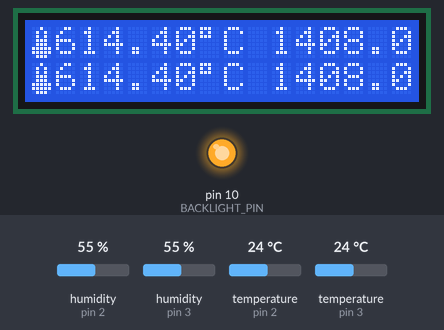
The sketch below on a simulated Arduino Uno, built with avr-gcc and run on an emulated ATmega328P. On the bench: 16×2 character LCD, output pins drawn as LEDs (lit = HIGH). Wiring (inferred from the names in the program): 2 × DHT11 sensor: data pin 2 / data pin 3. The test bench sets the inputs (shaded band); at power-on: humidity (sensors on pin 2, pin 3) 55 %, temperature (sensors on pin 2, pin 3) 24 °C. What the sketch prints to the serial monitor is not drawn.

Above: at 1.2 s.
1.3 s: humidity (sensor on pin 2) set to 42 %
At 4.2 s:
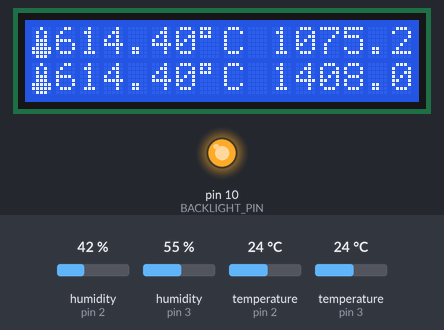
4.7 s: humidity (sensor on pin 2) set to 38 %
At 6.2 s:
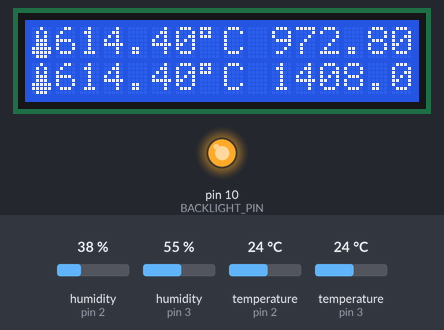
8.1 s: humidity (sensor on pin 3) set to 41 %
At 9.3 s:
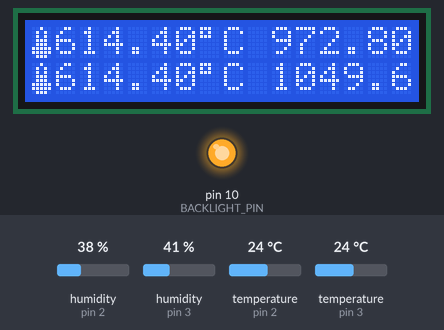
11.5 s: humidity (sensor on pin 3) set to 38 %
At 14.4 s:
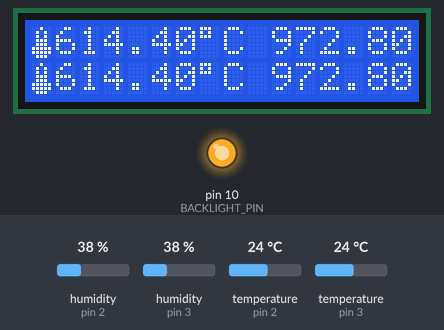
14.9 s: temperature (sensor on pin 2) set to 4.3 °C
At 16.3 s:
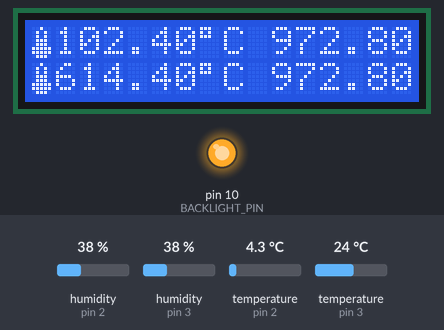
18.3 s: temperature (sensor on pin 2) set to 3.7 °C
At 19.5 s:
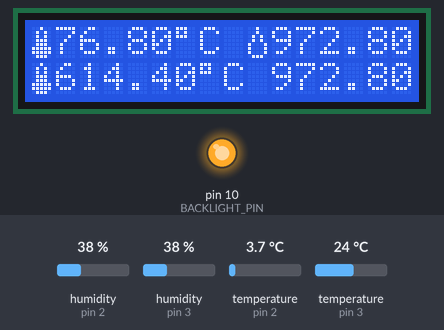
Timing chart, 0 to 21.3 s (numbered marks = the images above; inputs shaded):
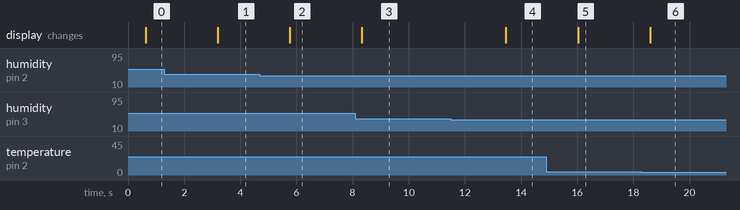

The sketch:

sketch.ino
```cpp
// (licence header left out)
#include "DHT.h"
#include "display.h"

#define DHTTYPE DHT22   // DHT 22  (AM2302), AM2321
#define DHT1  1
#define DHT2  2
#define DHT1PIN  2
#define DHT2PIN  3

#define NO    0
#define YES   1

//Temperatue limits in degrees Celsius
#define T1_MAX  -18
#define T1_MIN  -30
#define T2_MAX    4
#define T2_MIN   -2

//Humidity limits in percent
#define H1_MAX  40
#define H1_MIN  10
#define H2_MAX  40
#define H2_MIN  10

// initialize objects and variables

DHT dht1(DHT1PIN, DHTTYPE);
DHT dht2(DHT2PIN, DHTTYPE);

LCD_KEYPAD display;

int displayON = YES;

void setup()
{
   dht1.begin();
   dht2.begin();

   display.begin();

   Serial.begin(9600);
   Serial.println("# Temperaturea (T) & Humidity (H)");
}

void sendDataToDisplay(int sensor, float temp, float humidity)
{
   display.setCursor(0, sensor-1);
   display.write(byte(0));
   display.print(temp);
   display.print((char)223);
   display.print("C ");
   display.write(byte(1));
   display.setCursor(10, sensor-1);
   display.print(humidity);
   display.print("%");
}

void sendReadErrorMessages(int sensor)
{
   display.setCursor(0, sensor-1);
   display.print("DHT");
   display.print(sensor);
   display.print(" Read Failed!");

   Serial.print("**DHT");
   Serial.print(sensor);
   Serial.print(" read failure!**");

   if ( sensor == 1) Serial.print("  "); else Serial.println("");
}

void sendDataToSerial(int sensor, float temp, float humidity)
{
   Serial.print("T");
   Serial.print(sensor);
   Serial.print(":");
   Serial.print(temp);
   Serial.write(194);   //Ouput degrees symbol
   Serial.write(176);

   Serial.print("C");
   Serial.print("  H");
   Serial.print(sensor);
   Serial.print(":");
   Serial.print(humidity);
   Serial.print("%");
   Serial.print("   ");

   if ( sensor > 1)  Serial.println("");
}

void loop()
{
  // Reading temperature or humidity takes about 250 milliseconds!
  // Sensor readings may also be up to 2 seconds 'old' (its a very slow sensor)

  float h1 = dht1.readHumidity();
  float h2 = dht2.readHumidity();

  // Read temperature as Celsius (the default)
  float t1 = dht1.readTemperature();
  float t2 = dht2.readTemperature();

  // Check if read failed for DHT22 #1
  if (isnan(h1) || isnan(t1)) {
     sendReadErrorMessages(DHT1);
  } else {
     sendDataToDisplay(DHT1,t1,h1);
     sendDataToSerial(DHT1,t1,h1);
  }

  // Check if read failed for DHT22 #2
  if (isnan(h2) || isnan(t2)) {
     sendReadErrorMessages(DHT2);
  } else {
     sendDataToDisplay(DHT2,t2,h2);
     sendDataToSerial(DHT2,t2,h2);
  }

  delay(1000);

}
```

DHT.cpp
```cpp
// (licence header left out)
#include "DHT.h"

#define MIN_INTERVAL 2000

DHT::DHT(uint8_t pin, uint8_t type, uint8_t count) {
  _pin = pin;
  _type = type;
  #ifdef __AVR
    _bit = digitalPinToBitMask(pin);
    _port = digitalPinToPort(pin);
  #endif
  _maxcycles = microsecondsToClockCycles(1000);  // 1 millisecond timeout for
                                                 // reading pulses from DHT sensor.
  // Note that count is now ignored as the DHT reading algorithm adjusts itself
  // basd on the speed of the processor.
}

void DHT::begin(void) {
  // set up the pins!

  pinMode(_pin,INPUT);
  digitalWrite(_pin,HIGH);
//  pinMode(_pin, INPUT_PULLUP);
  // Using this value makes sure that millis() - lastreadtime will be
  // >= MIN_INTERVAL right away. Note that this assignment wraps around,
  // but so will the subtraction.
  _lastreadtime = -MIN_INTERVAL;
  DEBUG_PRINT("Max clock cycles: "); DEBUG_PRINTLN(_maxcycles, DEC);
}

//boolean S == Scale.  True == Fahrenheit; False == Celcius
float DHT::readTemperature(bool S, bool force) {
  float f = NAN;

  if (read(force)) {
    switch (_type) {
    case DHT11:
      f = data[2];
      if(S) {
        f = convertCtoF(f);
      }
      break;
    case DHT22:
    case DHT21:
      f = data[2] & 0x7F;
      f *= 256;
      f += data[3];
      f *= 0.1;
      if (data[2] & 0x80) {
        f *= -1;
      }
      if(S) {
        f = convertCtoF(f);
      }
      break;
    }
  }
  return f;
}

float DHT::convertCtoF(float c) {
  return c * 1.8 + 32;
}

float DHT::convertFtoC(float f) {
  return (f - 32) * 0.55555;
}

float DHT::readHumidity(bool force) {
  float f = NAN;
  if (read()) {
    switch (_type) {
    case DHT11:
      f = data[0];
      break;
    case DHT22:
    case DHT21:
      f = data[0];
      f *= 256;
      f += data[1];
      f *= 0.1;
      break;
    }
  }
  return f;
}

//boolean isFahrenheit: True == Fahrenheit; False == Celcius
float DHT::computeHeatIndex(float temperature, float percentHumidity, bool isFahrenheit) {
  // Using both Rothfusz and Steadman's equations
  // http://www.wpc.ncep.noaa.gov/html/heatindex_equation.shtml
  float hi;

  if (!isFahrenheit)
    temperature = convertCtoF(temperature);

  hi = 0.5 * (temperature + 61.0 + ((temperature - 68.0) * 1.2) + (percentHumidity * 0.094));

  if (hi > 79) {
    hi = -42.379 +
             2.04901523 * temperature +
            10.14333127 * percentHumidity +
            -0.22475541 * temperature*percentHumidity +
            -0.00683783 * pow(temperature, 2) +
            -0.05481717 * pow(percentHumidity, 2) +
             0.00122874 * pow(temperature, 2) * percentHumidity +
             0.00085282 * temperature*pow(percentHumidity, 2) +
            -0.00000199 * pow(temperature, 2) * pow(percentHumidity, 2);

    if((percentHumidity < 13) && (temperature >= 80.0) && (temperature <= 112.0))
      hi -= ((13.0 - percentHumidity) * 0.25) * sqrt((17.0 - abs(temperature - 95.0)) * 0.05882);

    else if((percentHumidity > 85.0) && (temperature >= 80.0) && (temperature <= 87.0))
      hi += ((percentHumidity - 85.0) * 0.1) * ((87.0 - temperature) * 0.2);
  }

  return isFahrenheit ? hi : convertFtoC(hi);
}

boolean DHT::read(bool force) {
  // Check if sensor was read less than two seconds ago and return early
  // to use last reading.
  uint32_t currenttime = millis();
  if (!force && ((currenttime - _lastreadtime) < 2000)) {
    return _lastresult; // return last correct measurement
  }
  _lastreadtime = currenttime;

  // Reset 40 bits of received data to zero.
  data[0] = data[1] = data[2] = data[3] = data[4] = 0;

  // Send start signal.  See DHT datasheet for full signal diagram:
  //   http://www.adafruit.com/datasheets/Digital%20humidity%20and%20temperature%20sensor%20AM2302.pdf

  // Go into high impedence state to let pull-up raise data line level and
  // start the reading process.
  digitalWrite(_pin, HIGH);
  delay(250);

  // First set data line low for 20 milliseconds.
  pinMode(_pin, OUTPUT);
  digitalWrite(_pin, LOW);
  delay(20);

  uint32_t cycles[80];
  {
    // Turn off interrupts temporarily because the next sections are timing critical
    // and we don't want any interruptions.
    InterruptLock lock;

    // End the start signal by setting data line high for 40 microseconds.
    digitalWrite(_pin, HIGH);
    delayMicroseconds(40);

    // Now start reading the data line to get the value from the DHT sensor.
    pinMode(_pin,INPUT);
    digitalWrite(_pin,HIGH);
//    pinMode(_pin, INPUT_PULLUP);
    delayMicroseconds(10);  // Delay a bit to let sensor pull data line low.

    // First expect a low signal for ~80 microseconds followed by a high signal
    // for ~80 microseconds again.
    if (expectPulse(LOW) == 0) {
      DEBUG_PRINTLN(F("Timeout waiting for start signal low pulse."));
      _lastresult = false;
      return _lastresult;
    }
    if (expectPulse(HIGH) == 0) {
      DEBUG_PRINTLN(F("Timeout waiting for start signal high pulse."));
      _lastresult = false;
      return _lastresult;
    }

    // Now read the 40 bits sent by the sensor.  Each bit is sent as a 50
    // microsecond low pulse followed by a variable length high pulse.  If the
    // high pulse is ~28 microseconds then it's a 0 and if it's ~70 microseconds
    // then it's a 1.  We measure the cycle count of the initial 50us low pulse
    // and use that to compare to the cycle count of the high pulse to determine
    // if the bit is a 0 (high state cycle count < low state cycle count), or a
    // 1 (high state cycle count > low state cycle count). Note that for speed all
    // the pulses are read into a array and then examined in a later step.
    for (int i=0; i<80; i+=2) {
      cycles[i]   = expectPulse(LOW);
      cycles[i+1] = expectPulse(HIGH);
    }
  } // Timing critical code is now complete.

  // Inspect pulses and determine which ones are 0 (high state cycle count < low
  // state cycle count), or 1 (high state cycle count > low state cycle count).
  for (int i=0; i<40; ++i) {
    uint32_t lowCycles  = cycles[2*i];
    uint32_t highCycles = cycles[2*i+1];
    if ((lowCycles == 0) || (highCycles == 0)) {
      DEBUG_PRINTLN(F("Timeout waiting for pulse."));
      _lastresult = false;
      return _lastresult;
    }
    data[i/8] <<= 1;
    // Now compare the low and high cycle times to see if the bit is a 0 or 1.
    if (highCycles > lowCycles) {
      // High cycles are greater than 50us low cycle count, must be a 1.
      data[i/8] |= 1;
    }
    // Else high cycles are less than (or equal to, a weird case) the 50us low
    // cycle count so this must be a zero.  Nothing needs to be changed in the
    // stored data.
  }

  DEBUG_PRINTLN(F("Received:"));
  DEBUG_PRINT(data[0], HEX); DEBUG_PRINT(F(", "));
  DEBUG_PRINT(data[1], HEX); DEBUG_PRINT(F(", "));
  DEBUG_PRINT(data[2], HEX); DEBUG_PRINT(F(", "));
  DEBUG_PRINT(data[3], HEX); DEBUG_PRINT(F(", "));
  DEBUG_PRINT(data[4], HEX); DEBUG_PRINT(F(" =? "));
  DEBUG_PRINTLN((data[0] + data[1] + data[2] + data[3]) & 0xFF, HEX);

  // Check we read 40 bits and that the checksum matches.
  if (data[4] == ((data[0] + data[1] + data[2] + data[3]) & 0xFF)) {
    _lastresult = true;
    return _lastresult;
  }
  else {
    DEBUG_PRINTLN(F("Checksum failure!"));
    _lastresult = false;
    return _lastresult;
  }
}

// Expect the signal line to be at the specified level for a period of time and
// return a count of loop cycles spent at that level (this cycle count can be
// used to compare the relative time of two pulses).  If more than a millisecond
// ellapses without the level changing then the call fails with a 0 response.
// This is adapted from Arduino's pulseInLong function (which is only available
// in the very latest IDE versions):
//   https://github.com/arduino/Arduino/blob/master/hardware/arduino/avr/cores/arduino/wiring_pulse.c
uint32_t DHT::expectPulse(bool level) {
  uint32_t count = 0;
  // On AVR platforms use direct GPIO port access as it's much faster and better
  // for catching pulses that are 10's of microseconds in length:
  #ifdef __AVR
    uint8_t portState = level ? _bit : 0;
    while ((*portInputRegister(_port) & _bit) == portState) {
      if (count++ >= _maxcycles) {
        return 0; // Exceeded timeout, fail.
      }
    }
  // Otherwise fall back to using digitalRead (this seems to be necessary on ESP8266
  // right now, perhaps bugs in direct port access functions?).
  #else
    while (digitalRead(_pin) == level) {
      if (count++ >= _maxcycles) {
        return 0; // Exceeded timeout, fail.
      }
    }
  #endif

  return count;
}
```

DHT.h
```cpp
// (licence header left out)
#ifndef DHT_H
#define DHT_H

#if ARDUINO >= 100
 #include "Arduino.h"
#else
 #include "WProgram.h"
#endif


// Uncomment to enable printing out nice debug messages.
//#define DHT_DEBUG

// Define where debug output will be printed.
#define DEBUG_PRINTER Serial

// Setup debug printing macros.
#ifdef DHT_DEBUG
  #define DEBUG_PRINT(...) { DEBUG_PRINTER.print(__VA_ARGS__); }
  #define DEBUG_PRINTLN(...) { DEBUG_PRINTER.println(__VA_ARGS__); }
#else
  #define DEBUG_PRINT(...) {}
  #define DEBUG_PRINTLN(...) {}
#endif

// Define types of sensors.
#define DHT11 11
#define DHT22 22
#define DHT21 21
#define AM2301 21


class DHT {
  public:
   DHT(uint8_t pin, uint8_t type, uint8_t count=6);
   void begin(void);
   float readTemperature(bool S=false, bool force=false);
   float convertCtoF(float);
   float convertFtoC(float);
   float computeHeatIndex(float temperature, float percentHumidity, bool isFahrenheit=true);
   float readHumidity(bool force=false);
   boolean read(bool force=false);

 private:
  uint8_t data[5];
  uint8_t _pin, _type;
  #ifdef __AVR
    // Use direct GPIO access on an 8-bit AVR so keep track of the port and bitmask
    // for the digital pin connected to the DHT.  Other platforms will use digitalRead.
    uint8_t _bit, _port;
  #endif
  uint32_t _lastreadtime, _maxcycles;
  bool _lastresult;

  uint32_t expectPulse(bool level);

};

class InterruptLock {
  public:
   InterruptLock() {
    noInterrupts();
   }
   ~InterruptLock() {
    interrupts();
   }

};

#endif
```

display.cpp
```cpp
// (licence header left out)
#include "display.h"

byte thermometer_icon[8] =
{
    B00100,
    B01010,
    B01010,
    B01110,
    B01110,
    B11111,
    B11111,
    B01110
};

#define DROPLET_BYTE 1
byte droplet_icon[8] =
{
    B00100,
    B00100,
    B01010,
    B01010,
    B10001,
    B10001,
    B10001,
    B01110,
};


LCD_KEYPAD::LCD_KEYPAD() : LiquidCrystal(KEYPAD_LCD_PINS) {
//  _backlightTimer = 0;
   pinMode(BACKLIGHT_PIN, OUTPUT);  //Ued to control LCD backlight
}


void LCD_KEYPAD::begin(void) {
  // set up the LCD's number of columns (16) and rows (2):
  LiquidCrystal::begin(16,2);

  LiquidCrystal::createChar(THERMOMETER_BYTE, thermometer_icon);
  LiquidCrystal::createChar(DROPLET_BYTE, droplet_icon);

  LiquidCrystal::clear();

  LiquidCrystal::setCursor(0, 0);
  LiquidCrystal::write(byte(THERMOMETER_BYTE));
  LiquidCrystal::print("??.??");
  LiquidCrystal::print((char)223);
  LiquidCrystal::print("C ");
  LiquidCrystal::write(byte(DROPLET_BYTE));
  LiquidCrystal::print("??.??%");

  LiquidCrystal::setCursor(0, 1);
  LiquidCrystal::write(byte(THERMOMETER_BYTE));
  LiquidCrystal::print("??.??");
  LiquidCrystal::print((char)223);
  LiquidCrystal::print("C ");
  LiquidCrystal::write(byte(DROPLET_BYTE));
  LiquidCrystal::print("??.??%");

  backlightOn();
}

int LCD_KEYPAD::readButtons(void) {

  int button_value = checkButtons();

//  if (button_value = NO_BUTTON_PRESSED) {
//    _backlightTimer -= 1;
//    if (_backlightTimer == 0) backlightOff();
//  } else {
//    backlightOn();
//    _backlightTimer = ON_DURATION;
//  }
  return button_value;
}

void LCD_KEYPAD::backlightOn(void) {
  digitalWrite(BACKLIGHT_PIN, ON);
}

void LCD_KEYPAD::backlightOff(void) {
  digitalWrite(BACKLIGHT_PIN, OFF);
}

int LCD_KEYPAD::checkButtons(void) {

 int adc_key_in = analogRead(0);

 if (adc_key_in > 1000) return NO_BUTTON_PRESSED; // Check this first for speed

 if (adc_key_in < RIGHT_BUTTON_THRESHOLD)   return RIGHT_BUTTON_PRESSED;
 if (adc_key_in < UP_BUTTON_THRESHOLD)      return UP_BUTTON_PRESSED;
 if (adc_key_in < DOWN_BUTTON_THRESHOLD)    return DOWN_BUTTON_PRESSED;
 if (adc_key_in < LEFT_BUTTON_THRESHOLD)    return LEFT_BUTTON_PRESSED;
 if (adc_key_in < SELECT_BUTTON_THRESHOLD)  return SELECT_BUTTON_PRESSED;

 return NO_BUTTON_PRESSED;  // when all others fail, return this...
}
```

display.h
```cpp
// (licence header left out)
#ifndef DISPLAY_H
#define DISPLAY_H

#include <Arduino.h>
#include <LiquidCrystal.h>

#define KEYPAD_LCD_PINS 8, 9, 4, 5, 6, 7

//#define LINE1 0
//#define LINE2 1
//#define COLUMN_0 0

//These thresholds work for my shield
#define RIGHT_BUTTON_THRESHOLD    50
#define UP_BUTTON_THRESHOLD      195
#define DOWN_BUTTON_THRESHOLD    380
#define LEFT_BUTTON_THRESHOLD    555
#define SELECT_BUTTON_THRESHOLD  790

const boolean OFF = false;
const boolean ON = true;

const int BACKLIGHT_PIN = 10;       //pin 10 is used to control LCD backlight

const int NO_BUTTON_PRESSED     = 0;  //used by checkButtons()
const int RIGHT_BUTTON_PRESSED  = 1;
const int UP_BUTTON_PRESSED     = 2;
const int DOWN_BUTTON_PRESSED   = 3;
const int LEFT_BUTTON_PRESSED   = 4;
const int SELECT_BUTTON_PRESSED = 5;

#define THERMOMETER_BYTE 0

class LCD_KEYPAD : public LiquidCrystal {
  public:
   LCD_KEYPAD();
   void begin(void);
   int readButtons(void);
   void backlightOn(void);
   void backlightOff(void);
  private:
   int _backlightTimer;
   int checkButtons(void);
};
#endif
```

Measured:
- the behaviour switches between 40 and 39 % on humidity (sensor on pin 2) (found by bisection; images 1 and 2)
- the behaviour switches between 40 and 39 % on humidity (sensor on pin 3) (found by bisection; images 3 and 4)
- the behaviour switches between 4 and 3.9 °C on temperature (sensor on pin 2) (found by bisection; images 5 and 6)
- after the input at 1.3 s, the display: changes after 1.9 s (image 1)
- after the input at 4.7 s, the display: changes after 1.1 s (image 2)
- after the input at 8.1 s, the display: changes after 0.23 s (image 3)
- after the input at 11.5 s, the display: changes after 2.0 s (image 4)
- after the input at 14.9 s, the display: changes after 1.1 s (image 5)
- after the input at 18.3 s, the display: changes after 0.30 s (image 6)
